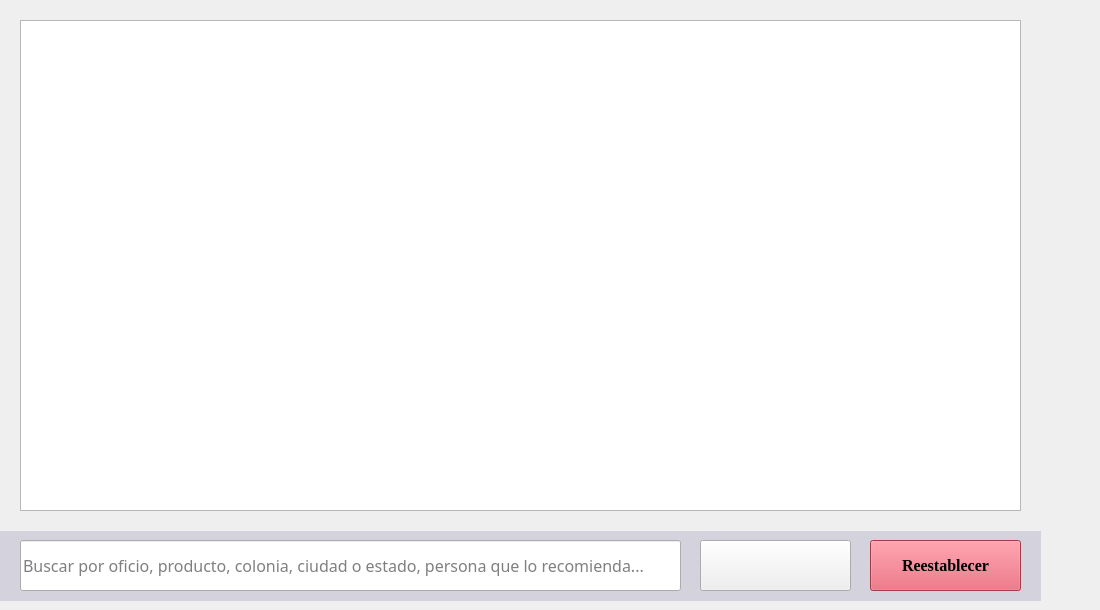
      <widget class="QWidget" name="tab_2">
       <attribute name="icon">
        <iconset>
         <normaloff>Lupa.png</normaloff>Lupa.png</iconset>
       </attribute>
       <attribute name="title">
        <string>Buscar</string>
       </attribute>
       <widget class="QLineEdit" name="busqueda_lineedit">
        <property name="geometry">
         <rect>
          <x>20</x>
          <y>540</y>
          <width>661</width>
          <height>51</height>
         </rect>
        </property>
        <property name="font">
         <font>
          <family>Yu Gothic Medium</family>
          <pointsize>12</pointsize>
         </font>
        </property>
        <property name="styleSheet">
         <string notr="true"/>
        </property>
        <property name="placeholderText">
         <string>Buscar por oficio, producto, colonia, ciudad o estado, persona que lo recomienda...</string>
        </property>
       </widget>
       <widget class="QPushButton" name="buscar_pushbutton">
        <property name="geometry">
         <rect>
          <x>700</x>
          <y>540</y>
          <width>151</width>
          <height>51</height>
         </rect>
        </property>
        <property name="font">
         <font>
          <family>Times New Roman</family>
          <pointsize>12</pointsize>
          <weight>75</weight>
          <bold>true</bold>
         </font>
        </property>
        <property name="contextMenuPolicy">
         <enum>Qt::ActionsContextMenu</enum>
        </property>
        <property name="styleSheet">
         <string notr="true">image: url(:/cct/lupa 2.ico);
image: url(:/imagenes/lupa 2.ico);</string>
        </property>
        <property name="text">
         <string/>
        </property>
       </widget>
       <widget class="QWidget" name="widget_3" native="true">
        <property name="geometry">
         <rect>
          <x>0</x>
          <y>0</y>
          <width>1091</width>
          <height>531</height>
         </rect>
        </property>
        <property name="autoFillBackground">
         <bool>true</bool>
        </property>
        <widget class="QTableWidget" name="tabla">
         <property name="geometry">
          <rect>
           <x>20</x>
           <y>20</y>
           <width>1001</width>
           <height>491</height>
          </rect>
         </property>
         <property name="textElideMode">
          <enum>Qt::ElideNone</enum>
         </property>
        </widget>
       </widget>
       <widget class="QPushButton" name="reestablecer_pushbutton">
        <property name="geometry">
         <rect>
          <x>870</x>
          <y>540</y>
          <width>151</width>
          <height>51</height>
         </rect>
        </property>
        <property name="font">
         <font>
          <family>Times New Roman</family>
          <pointsize>12</pointsize>
          <weight>75</weight>
          <bold>true</bold>
         </font>
        </property>
        <property name="styleSheet">
         <string notr="true">background-color: rgb(244, 128, 153);
background-color: rgb(225, 82, 101);</string>
        </property>
        <property name="text">
         <string>Reestablecer</string>
        </property>
       </widget>
       <widget class="QWidget" name="widget_4" native="true">
        <property name="geometry">
         <rect>
          <x>-10</x>
          <y>530</y>
          <width>1051</width>
          <height>71</height>
         </rect>
        </property>
        <property name="autoFillBackground">
         <bool>false</bool>
        </property>
        <property name="styleSheet">
         <string notr="true">background-color: rgb(211, 210, 221);</string>
        </property>
       </widget>
       <zorder>widget_4</zorder>
       <zorder>widget_3</zorder>
       <zorder>busqueda_lineedit</zorder>
       <zorder>buscar_pushbutton</zorder>
       <zorder>reestablecer_pushbutton</zorder>
      </widget>
